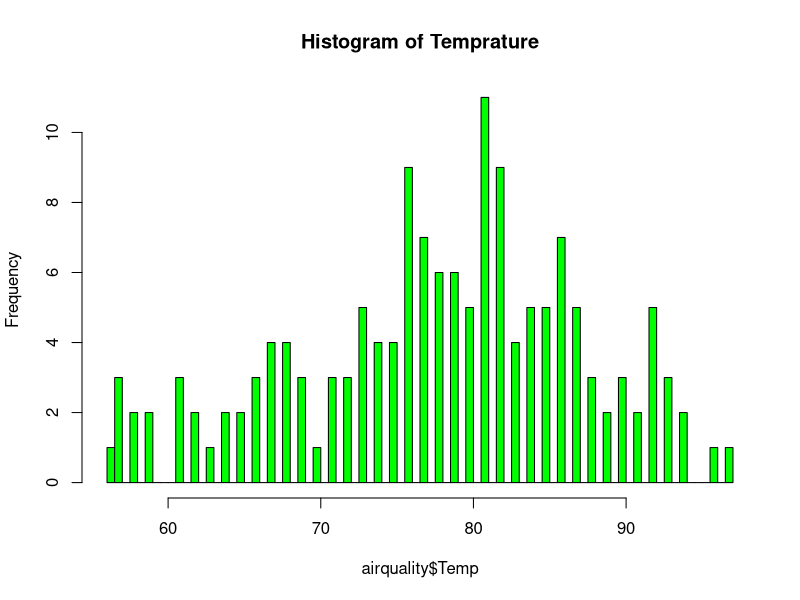
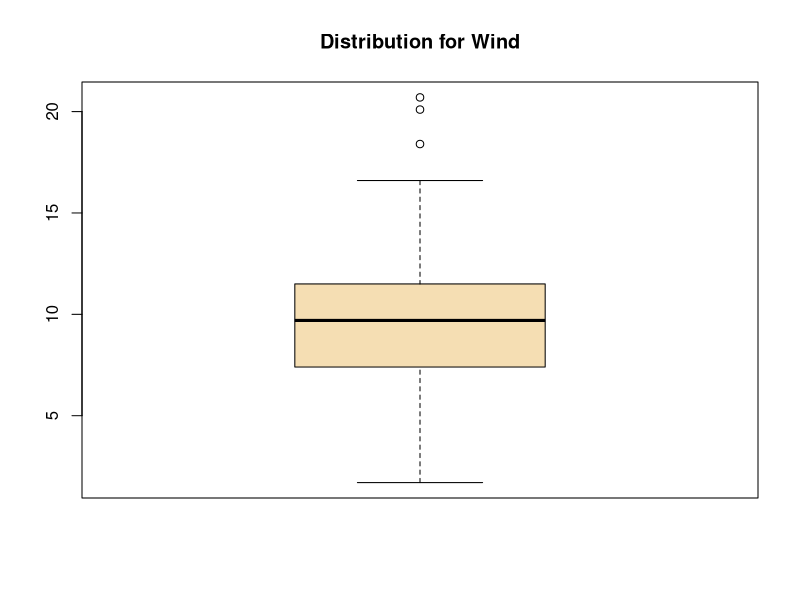
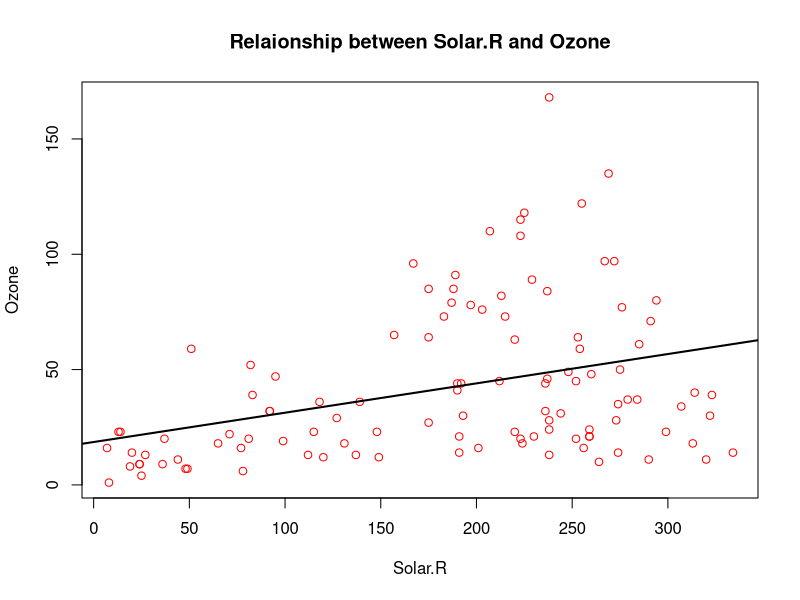
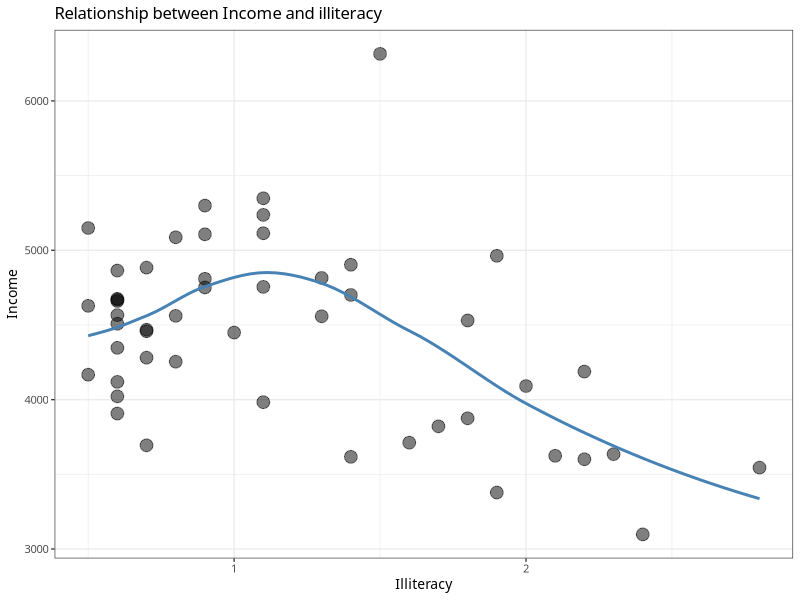
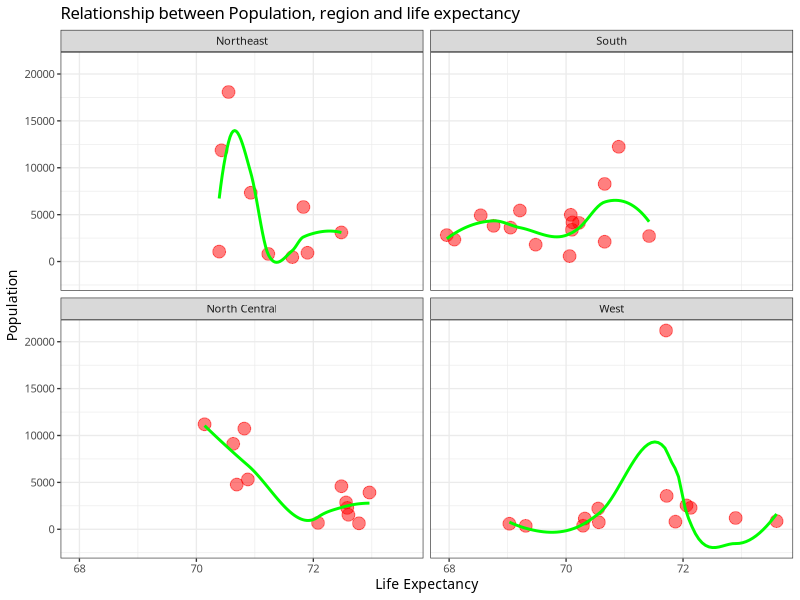
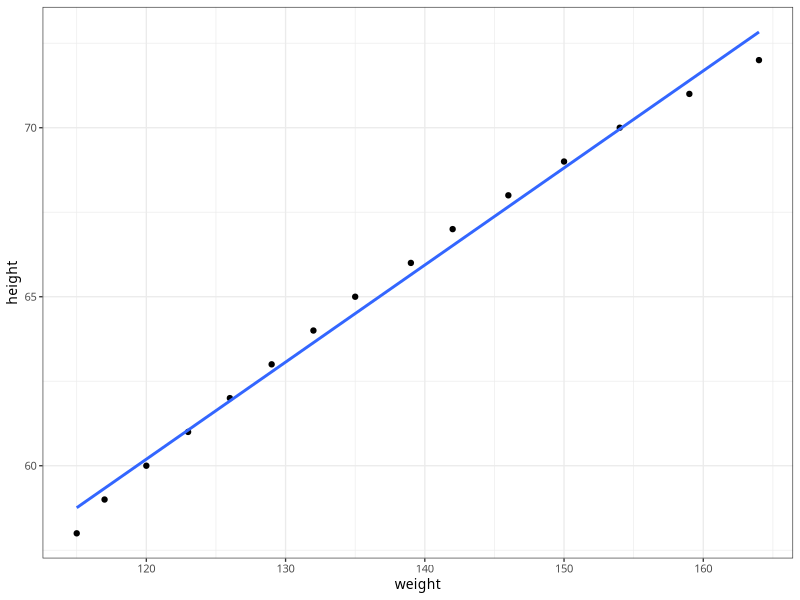
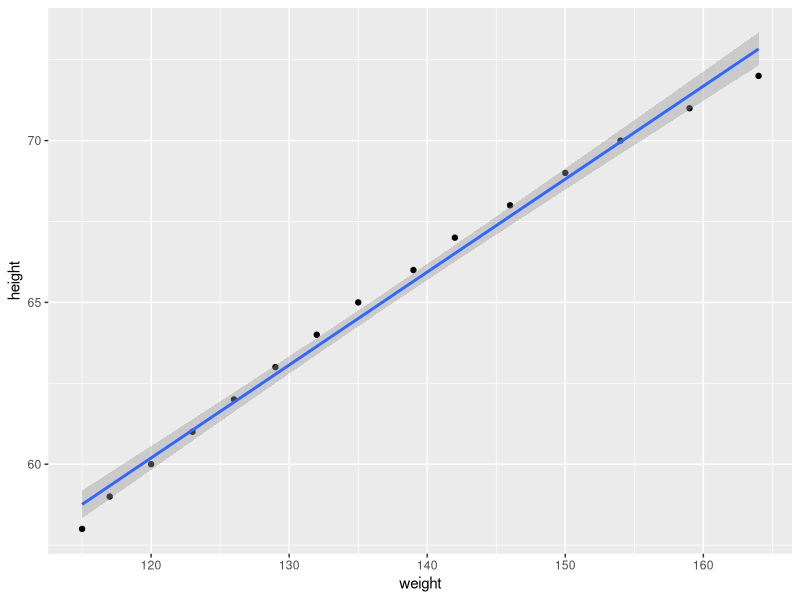
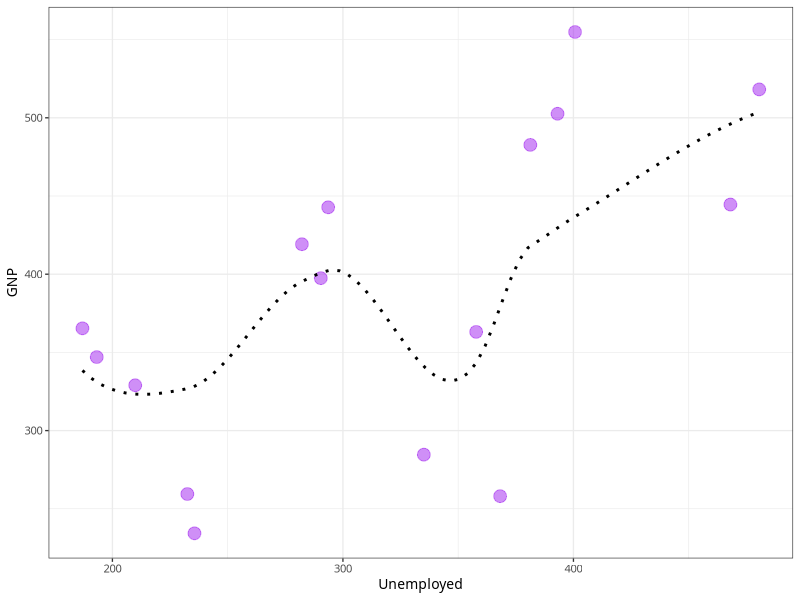

Reproduce these figures in R, in order.
## ---- chunk 1
library(datasets)
head(airquality)
## ---- chunk 2
##Generating Five point summary
summary(airquality)

##Histogram of temprature/Adding labels and color
hist(airquality$Temp, col="green",main = "Histogram of Temprature",breaks = 100)

##Distribution of data for Wind
boxplot(airquality$Wind,col = "wheat", main = "Distribution for Wind")

## ---- chunk 3
##Relaionship between Solar.R and Ozone
with(airquality, plot(Solar.R, Ozone, main="Relaionship between Solar.R and Ozone",col="red"))
model <- lm(Ozone ~ Solar.R, airquality) 
abline(model, lwd = 2)
## ---- chunk 4
library(lattice)
library(ggplot2)

head(state.x77)
head(state.region)
## ---- chunk 5
state.x77<-as.data.frame(state.x77)
state.x77$state_region<-state.region
state.x77$'Life Exp'->state.x77$Life_Exp
##Relationship between Income nad Illiteracy
Income_Illiteracy <- ggplot(state.x77, aes(Illiteracy,Income)) + 
                     geom_point(alpha=1/2,size=4) + 
                     geom_smooth(se=FALSE, col="steelblue") + 
                     theme_bw(base_family = "Avenir", base_size = 10) + 
                     labs(title = "Relationship between Income and illiteracy")
print(Income_Illiteracy)

##Visualize the relationship between Population, region and life expectancy (Life.Exp)
Population_life <- ggplot(state.x77, aes(Life_Exp,Population)) + geom_point(alpha=1/2,size=4,color="red") +                                                 geom_smooth(se=FALSE,col="green")+              
                   facet_wrap(facets = vars(state_region)) + theme_bw(base_family = "Avenir", base_size = 10) + 
                   labs(x = "Life Expectancy") +
                   labs(y = "Population") +
                   labs(title = "Relationship between Population, region and life expectancy")
print(Population_life)

## ---- chunk 6


## ---- chunk 7
head(women)
## ---- chunk 8
g <- ggplot(women, aes(weight,height))
g + geom_point() + geom_smooth(method = lm, se=FALSE) + theme_bw(base_family = "Avenir", base_size = 10)

## ---- chunk 9
##Exporting the charts and results to a pdf file. 
pdf("g.pdf")
g <- ggplot(women, aes(weight,height))
g + geom_point() + geom_smooth(method = lm)

## ---- chunk 10
head(longley)

## ---- chunk 11
##Using the longley dataset, plot the relationship between Umployed and GNP
g <- ggplot(longley, aes(Unemployed,GNP)) + 
     geom_point(alpha=1/2,color="purple",size=4) + 
     geom_smooth(se=FALSE,color="black",size=1,lty=15) +
     theme_bw(base_family = "Avenir", base_size = 10)
    
print(g)
## ---- chunk 12
##As a scatter plot, plot out Unemployed values as blue dots and Employed values as green dots
g <- ggplot(longley, aes(Year,Unemployed)) +
     geom_point(alpha=1/2,color="blue",size=4)+
     theme_bw(base_family = "Avenir", base_size = 10)+
     labs(title="Unemployed people")
    
print(g)

g <- ggplot(longley, aes(Year,Employed)) +
     geom_point(alpha=1/2,color="green",size=4) +
     theme_bw(base_family = "Avenir", base_size = 10) +
     labs(title="Employed people")
print(g)

## ---- chunk 13
longley <- as.data.frame(longley)
## 3.
longley$Armed.Forces.Unemployed.Rel <- ifelse(longley$Armed.Forces>longley$Unemployed, "Y", "N")


g <- ggplot(longley, aes(Armed.Forces,Unemployed)) + 
     geom_point(alpha=1/2,aes(color = Armed.Forces.Unemployed.Rel),size=4)+
     geom_smooth(se=FALSE,lty=10) + 
     theme_bw(base_family = "Avenir", base_size = 10)+
     labs(title="Relationship between Unemployed and Armed Forces")
print(g)
